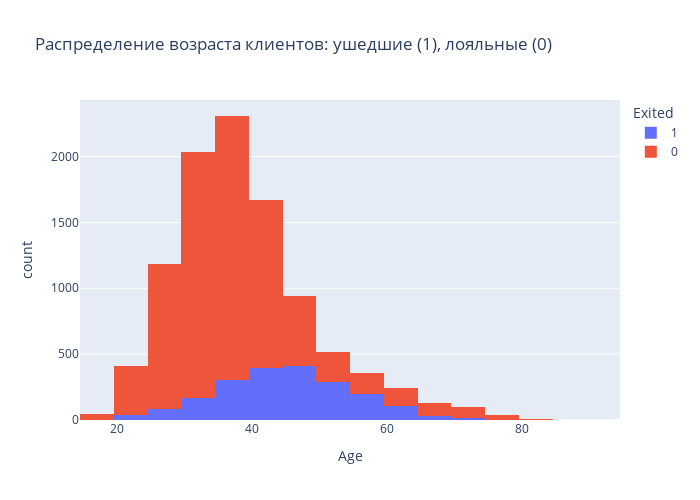
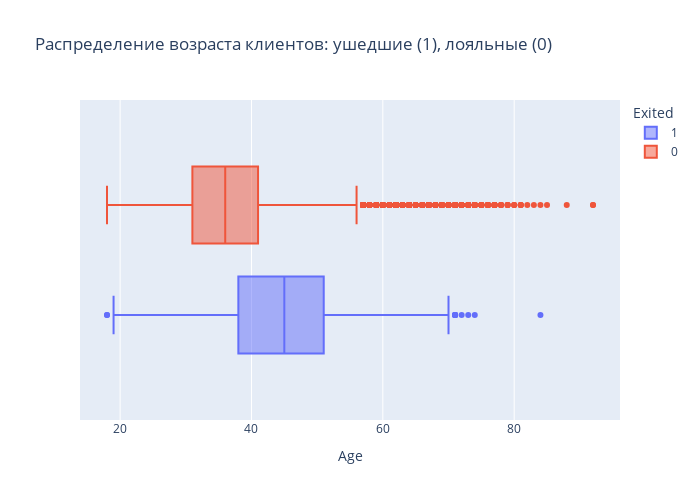

Notebook cell for these charts, in order:
### Markdown cell above
# 9.4.
Посмотрите на распределение возраста *(Age)* в разрезе признака оттока *(Exited)*. В какой группе больше потенциальных выбросов? На какую возрастную категорию клиентов стоит обратить внимание банку?

### Code cell
import plotly
import plotly.express as px
churn_data = pd.read_csv('H:\SkillFactory\папка с файлами для работы\churn.csv')

fig1 = px.histogram(
    data_frame=churn_data, 
    x='Age', #ось абсцисс
    color='Exited', #расцветка
    height=500, #высота
    width=700, #ширина
    histfunc='count',
    title='Распределение возраста клиентов: ушедшие (1), лояльные (0)', 
    nbins = 33
)

fig2 = px.box(
    data_frame=churn_data,
    x='Age', #ось абсцисс
    color='Exited',  #расцветка
    height=500, #высота
    width=700, #ширина
    title='Распределение возраста клиентов: ушедшие (1), лояльные (0)', 
)
fig1.show()
fig2.show()

### Figure 1 — Plotly figure (JSON) as saved in the notebook; plotly's stock layout.template omitted (floating-point values rounded to 4 significant figures; data arrays with more than 128 entries replaced by an {"elided": "..."} marker saying what was removed)
{"data": [{"alignmentgroup": "True", "bingroup": "x", "histfunc": "count", "hovertemplate": "Exited=1<br>Age=%{x}<br>count=%{y}<extra></extra>", "legendgroup": "1", "marker": {"color": "#636efa", "pattern": {"shape": ""}}, "name": "1", "nbinsx": 33, "offsetgroup": "1", "orientation": "v", "showlegend": true, "type": "histogram", "x": {"elided": "2037 int values"}, "xaxis": "x", "yaxis": "y"}, {"alignmentgroup": "True", "bingroup": "x", "histfunc": "count", "hovertemplate": "Exited=0<br>Age=%{x}<br>count=%{y}<extra></extra>", "legendgroup": "0", "marker": {"color": "#EF553B", "pattern": {"shape": ""}}, "name": "0", "nbinsx": 33, "offsetgroup": "0", "orientation": "v", "showlegend": true, "type": "histogram", "x": {"elided": "7963 int values"}, "xaxis": "x", "yaxis": "y"}], "layout": {"barmode": "relative", "height": 500, "legend": {"title": {"text": "Exited"}, "tracegroupgap": 0}, "title": {"text": "Распределение возраста клиентов: ушедшие (1), лояльные (0)"}, "width": 700, "xaxis": {"anchor": "y", "domain": [0, 1], "title": {"text": "Age"}}, "yaxis": {"anchor": "x", "domain": [0, 1], "title": {"text": "count"}}}}

### Figure 2 — Plotly figure (JSON) as saved in the notebook; plotly's stock layout.template omitted (floating-point values rounded to 4 significant figures; data arrays with more than 128 entries replaced by an {"elided": "..."} marker saying what was removed)
{"data": [{"alignmentgroup": "True", "hovertemplate": "Exited=1<br>Age=%{x}<extra></extra>", "legendgroup": "1", "marker": {"color": "#636efa"}, "name": "1", "notched": false, "offsetgroup": "1", "orientation": "h", "showlegend": true, "type": "box", "x": {"elided": "2037 int values"}, "x0": " ", "xaxis": "x", "y0": " ", "yaxis": "y"}, {"alignmentgroup": "True", "hovertemplate": "Exited=0<br>Age=%{x}<extra></extra>", "legendgroup": "0", "marker": {"color": "#EF553B"}, "name": "0", "notched": false, "offsetgroup": "0", "orientation": "h", "showlegend": true, "type": "box", "x": {"elided": "7963 int values"}, "x0": " ", "xaxis": "x", "y0": " ", "yaxis": "y"}], "layout": {"boxmode": "group", "height": 500, "legend": {"title": {"text": "Exited"}, "tracegroupgap": 0}, "title": {"text": "Распределение возраста клиентов: ушедшие (1), лояльные (0)"}, "width": 700, "xaxis": {"anchor": "y", "domain": [0, 1], "title": {"text": "Age"}}, "yaxis": {"anchor": "x", "domain": [0, 1]}}}
